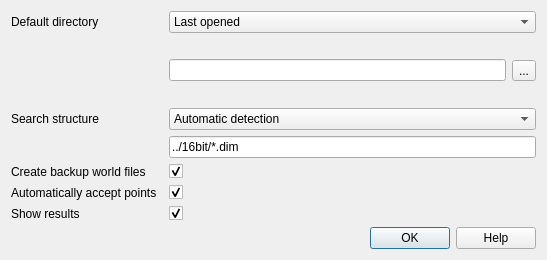
<?xml version="1.0" encoding="UTF-8"?>
<ui version="4.0">
 <class>Settings</class>
 <widget class="QDialog" name="Settings">
  <property name="geometry">
   <rect>
    <x>0</x>
    <y>0</y>
    <width>547</width>
    <height>260</height>
   </rect>
  </property>
  <property name="windowTitle">
   <string>Settings</string>
  </property>
  <property name="windowIcon">
   <iconset resource="resources.qrc">
    <normaloff>:/sumbandilasat/icons/general/settings.png</normaloff>:/sumbandilasat/icons/general/settings.png</iconset>
  </property>
  <layout class="QGridLayout" name="gridLayout">
   <item row="0" column="0">
    <widget class="QLabel" name="label">
     <property name="text">
      <string>Default directory</string>
     </property>
    </widget>
   </item>
   <item row="0" column="2">
    <widget class="QComboBox" name="dirComboBox">
     <item>
      <property name="text">
       <string>Last opened</string>
      </property>
     </item>
     <item>
      <property name="text">
       <string>Custom</string>
      </property>
     </item>
    </widget>
   </item>
   <item row="1" column="2">
    <widget class="QWidget" name="dirWidget" native="true">
     <layout class="QHBoxLayout" name="horizontalLayout">
      <property name="margin">
       <number>0</number>
      </property>
      <item>
       <widget class="QLineEdit" name="dirLineEdit"/>
      </item>
      <item>
       <widget class="QToolButton" name="dirButton">
        <property name="text">
         <string>...</string>
        </property>
       </widget>
      </item>
     </layout>
    </widget>
   </item>
   <item row="7" column="0">
    <widget class="QLabel" name="label_2">
     <property name="text">
      <string>Show results</string>
     </property>
     <property name="buddy">
      <cstring>resultCheckBox</cstring>
     </property>
    </widget>
   </item>
   <item row="7" column="2">
    <widget class="QCheckBox" name="resultCheckBox">
     <property name="text">
      <string/>
     </property>
     <property name="checked">
      <bool>true</bool>
     </property>
    </widget>
   </item>
   <item row="9" column="0" colspan="3">
    <widget class="QDialogButtonBox" name="buttonBox">
     <property name="standardButtons">
      <set>QDialogButtonBox::Help|QDialogButtonBox::Ok</set>
     </property>
    </widget>
   </item>
   <item row="4" column="2">
    <widget class="QLineEdit" name="pathLineEdit">
     <property name="text">
      <string>../16bit/*.dim</string>
     </property>
    </widget>
   </item>
   <item row="3" column="0">
    <widget class="QLabel" name="label_3">
     <property name="text">
      <string>Search structure</string>
     </property>
    </widget>
   </item>
   <item row="5" column="0">
    <widget class="QLabel" name="label_4">
     <property name="text">
      <string>Create backup world files</string>
     </property>
     <property name="buddy">
      <cstring>backupCheckBox</cstring>
     </property>
    </widget>
   </item>
   <item row="5" column="2">
    <widget class="QCheckBox" name="backupCheckBox">
     <property name="text">
      <string/>
     </property>
     <property name="checked">
      <bool>true</bool>
     </property>
    </widget>
   </item>
   <item row="3" column="2">
    <widget class="QComboBox" name="structureComboBox">
     <item>
      <property name="text">
       <string>Automatic detection</string>
      </property>
     </item>
     <item>
      <property name="text">
       <string>SumbandilaSat structure</string>
      </property>
     </item>
     <item>
      <property name="text">
       <string>CBERS structure</string>
      </property>
     </item>
     <item>
      <property name="text">
       <string>Custom structure</string>
      </property>
     </item>
    </widget>
   </item>
   <item row="6" column="0">
    <widget class="QLabel" name="label_5">
     <property name="text">
      <string>Automatically accept points</string>
     </property>
     <property name="buddy">
      <cstring>acceptCheckBox</cstring>
     </property>
    </widget>
   </item>
   <item row="6" column="2">
    <widget class="QCheckBox" name="acceptCheckBox">
     <property name="text">
      <string/>
     </property>
     <property name="checked">
      <bool>true</bool>
     </property>
    </widget>
   </item>
  </layout>
 </widget>
 <resources>
  <include location="resources.qrc"/>
 </resources>
 <connections/>
</ui>
